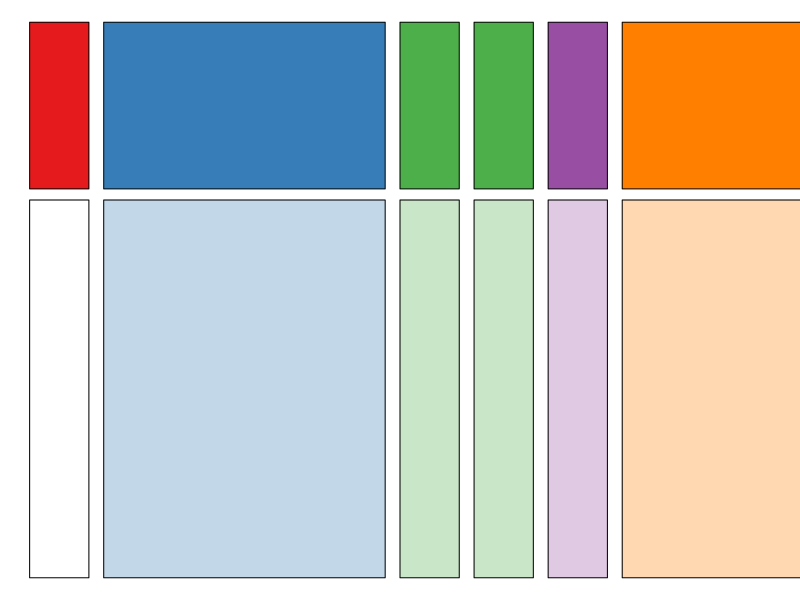
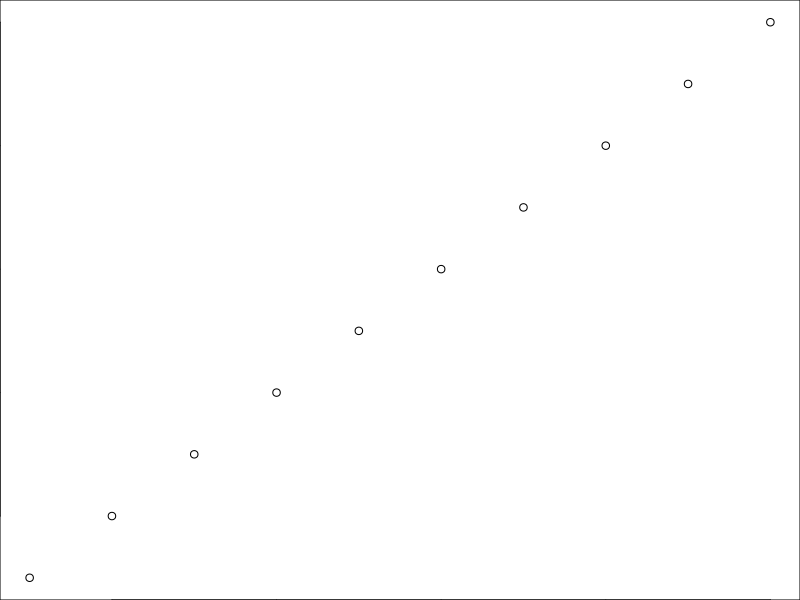
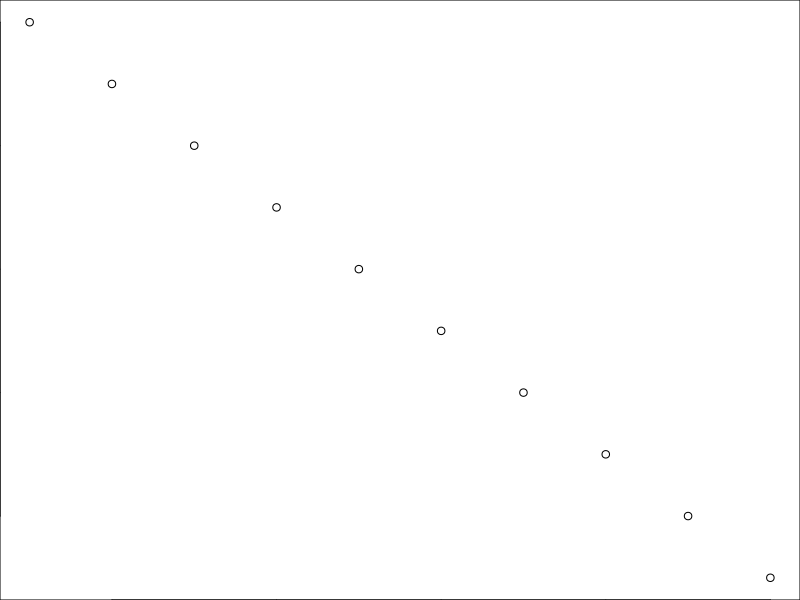

Here is the R script that generated these plots, in order:
## ---- chunk 1
knitr::opts_chunk$set(
  collapse = TRUE,
  comment = "#>"
)
## ---- chunk 2
########################################################################
########################################################################
########################################################################
#        Introduction
########################################################################
########################################################################
########################################################################
## ---- chunk 3
########################################################################
########################################################################
########################################################################
#        Data
########################################################################
########################################################################
########################################################################
## ---- chunk 4
par(mar = c(0,0,0,0))
plot(c(0,1), c(0,1), type = 'n', bty = 'n', xaxt = 'n', yaxt = 'n', 
  xlab = '', ylab = '')
rect(0, .7, .08, 1, col = rgb(228/255,26/255,28/255))
rect(0, 0, .08, .68, col = 'white')
rect(.1, .7, .48, 1, col = rgb(55/255,126/255,184/255))
rect(.1, 0, .48, .68, col = rgb(55/255,126/255,184/255, alpha = .3))
rect(.5, .7, .58, 1, col = rgb(77/255,175/255,74/255))
rect(.6, .7, .68, 1, col = rgb(77/255,175/255,74/255))
rect(.5, 0, .58, .68, col = rgb(77/255,175/255,74/255, alpha = .3))
rect(.6, 0, .68, .68, col = rgb(77/255,175/255,74/255, alpha = .3))
rect(.7, .7, .78, 1, col = rgb(152/255,78/255,163/255))
rect(.7, 0, .78, .68, col = rgb(152/255,78/255,163/255, alpha = .3))
rect(.8, .7, 2, 1, col = rgb(255/255,127/255,0/255))
rect(.8, 0, 2, .68, col = rgb(255/255,127/255,0/255, alpha = .3))
## ---- chunk 5
plot(1:10)
plot(10:1)
## ---- chunk 6
knitr::kable(head(mtcars, 10))
